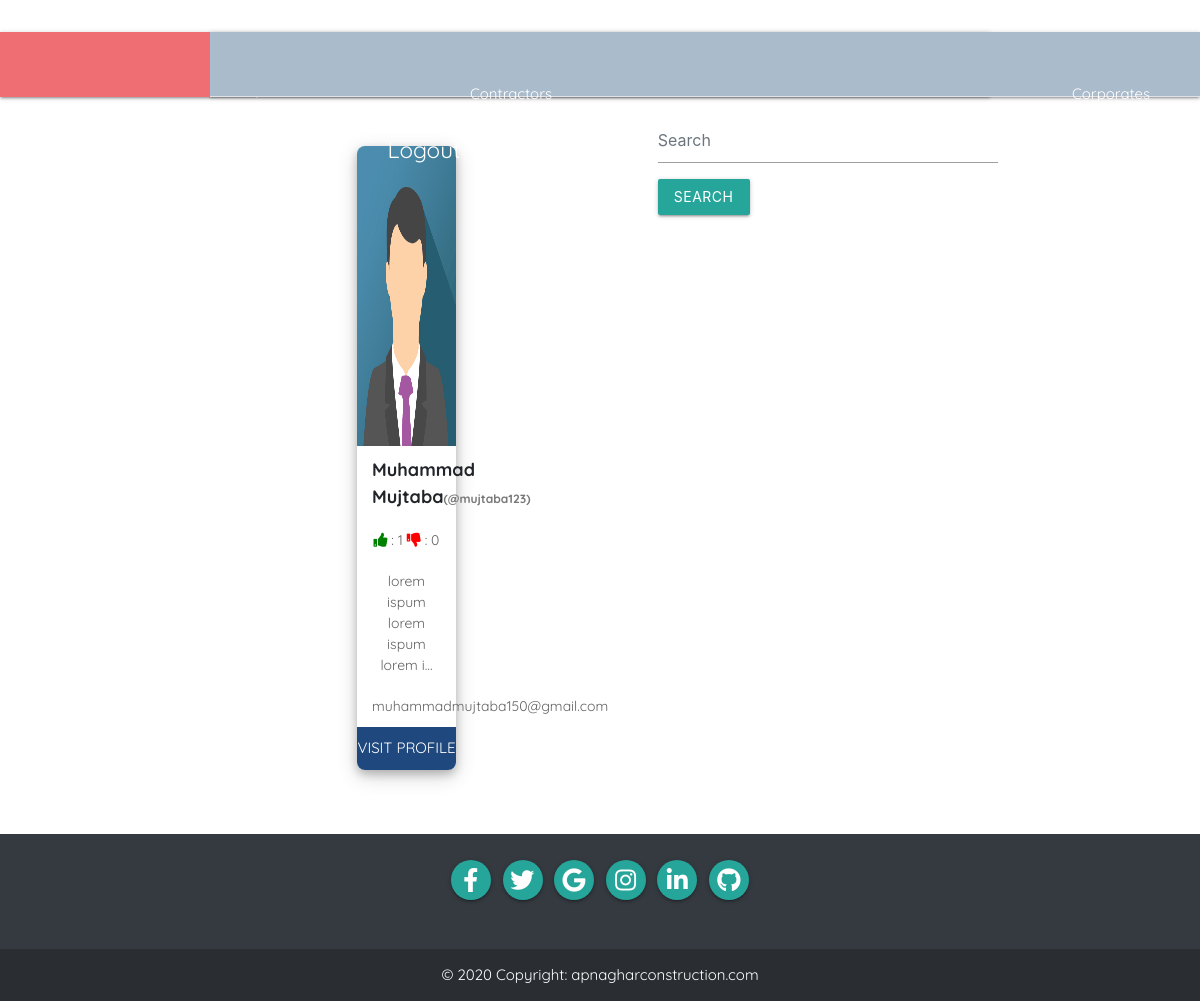
/home/ (signed in), run on the app's committed database.
### agc_app/models.py (models this page shows, shortened)
class User(models.Model):
    type = models.IntegerField(default=0) # types: 0=client,1=contractor,2=corporate
    name = models.CharField(max_length=32, default='')
    username = models.CharField(max_length=32, default='')
    email = models.EmailField(default='')
    contact_number = models.CharField(default='', max_length=32)
    password = models.CharField(max_length=32, default='')
    photo = models.ImageField(upload_to='profile_photos/', default='')
    offerings = models.TextField(default='')  # For CONTRACTOR ONLY
    @property
    def profile_photo(self):
        if self.photo: return self.photo.url
        else: return '/static/avatar.png'
    @property
    def positive_reviews_count(self):
        return Review.objects.filter(to_user=self, is_positive=True).count()
    @property
    def negative_reviews_count(self):
        return Review.objects.filter(to_user=self, is_positive=False).count()

### agc_app/views.py (the view)
# urls.py: path('home/', views.home, name='home'),
def home(request):
    template = loader.get_template('agc_app/home.html')
    try:
        me = get_object_or_404(User, username=request.session["username"])
    except KeyError:
        return HttpResponseRedirect('/')
    contractors = User.objects.filter(type=1) # .order_by('thumbs_up_by_user_set') will cause dupliate users bug.
    corporates = User.objects.filter(type=2) # .order_by('thumbs_up_by_user_set') will cause dupliate users bug.
    context = { # TODO: ADD SORTING BY THUMBS
        'me': me,
        'contractors': contractors,
        'corporates': corporates,
    }
    return HttpResponse(template.render(context, request))

### agc_app/templates/agc_app/home.html (shortened to what this page needs)
<html>
{% include './components/navbar.html' %}
<section id="tabs" class="project-tab" style="margin-top: 32px; text-align:center;">
            <div class="container">
                <div class="row">
                    <div class="col-md-12">
                        <nav>
                            <div class="nav nav-tabs nav-fill" style="background-color: #abc" id="nav-tab" role="tablist">
                                <a class="nav-item nav-link" id="nav-home-tab" data-toggle="tab" href="#nav-home" role="tab" aria-controls="nav-home" aria-selected="true">Contractors</a>
                                <a class="nav-item nav-link" id="nav-profile-tab" data-toggle="tab" href="#nav-profile" role="tab" aria-controls="nav-profile" aria-selected="false">Corporates</a>
                            </div>
                        </nav>
                        <div class="tab-content" id="nav-tabContent">
                            <div class="tab-pane fade show active" id="nav-home" role="tabpanel" aria-labelledby="nav-home-tab">
                                  <div class="container" style="margin-top:50px;">
        <div class="row">
            {% for contractor in contractors %}
            <div class="col-md-3">
                <div class="card-sl">
                    <div class="card-image">
                        <img
                            src="{{ contractor.profile_photo }}" width="300" height="300" />
                    </div>
                    <div class="card-heading">
                        {{ contractor.name }}<span style="font-size:12px; color: #777;">(@{{ contractor.username }})</span>
                    </div>
                    <div class="card-text">
                        <i class="fa fa-thumbs-up" style="color:green;" aria-hidden="true"></i> : {{ contractor.positive_reviews_count }}
                        <i class="fa fa-thumbs-down" style="color:red;" aria-hidden="true"></i> : {{ contractor.negative_reviews_count }}
                    </div>
                    <div class="card-text">
                        {{ contractor.offerings|truncatechars:32 }}
                    </div>
                    <div class="card-text">
                        {{ contractor.email }}
                    </div>
                    <a href="{% url 'userpage' contractor.username %}" class="card-button"> VISIT PROFILE</a>
                </div>
            </div>
            {% endfor %}
        </div>
</div>
                            </div>
                        </div>
                    </div>
                </div>
            </div>
        </section>
{% include './components/footer.html' %}
</html>

### agc_app/templates/agc_app/home.html (style rules this page uses)
a { text-decoration: none; }
.card-sl { border-radius: 8px; box-shadow: 0 4px 8px 0 rgba(0, 0, 0, 0.2), 0 6px 20px 0 rgba(0, 0, 0, 0.19); margin-bottom: 24px; }
.card-image img { max-height: 100%; max-width: 100%; border-radius: 8px 8px 0px 0; }
.card-heading { font-size: 18px; font-weight: bold; background: #fff; padding: 10px 15px; }
.card-text { padding: 10px 15px; background: #fff; font-size: 14px; color: #636262; }
.card-button { display: flex; justify-content: center; padding: 10px 0; width: 100%; background-color: #1F487E; color: #fff; border-radius: 0 0 8px 8px; }

### data on the page
User: name "Muhammad Mujtaba", username "mujtaba123", positive_reviews_count "1", negative_reviews_count "0", offerings "lorem ispum lorem ispum lorem i…", email "muhammadmujtaba150@gmail.com"
